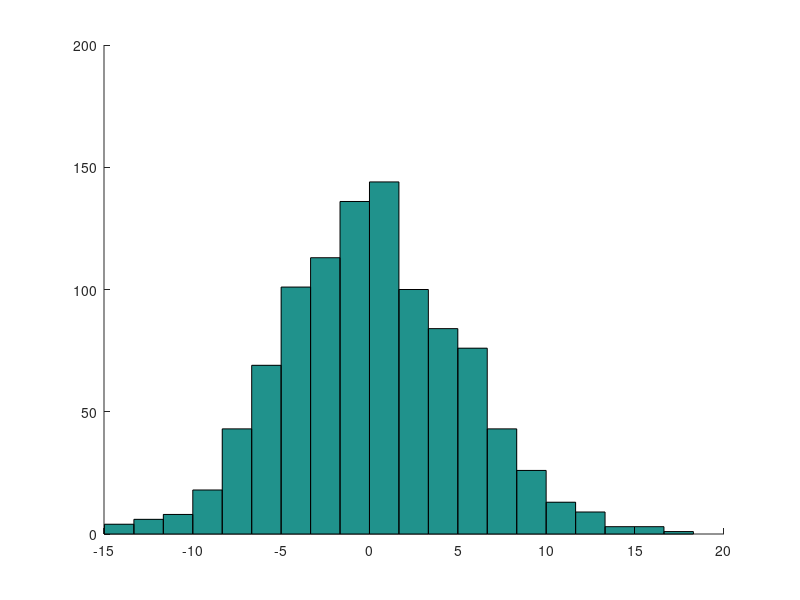

Here is the MATLAB script that generated this plot: (Note: this script raises an error after producing the figure.)
s = 5;
draw = s*randn(1000,1);
hist(draw,20,'color','cornflowerblue', ...
	'normalization','pdf')
x = linspace(-15,15,500);
y = normpdf(x,0,s);
hold on
plot(x,y,'-r')